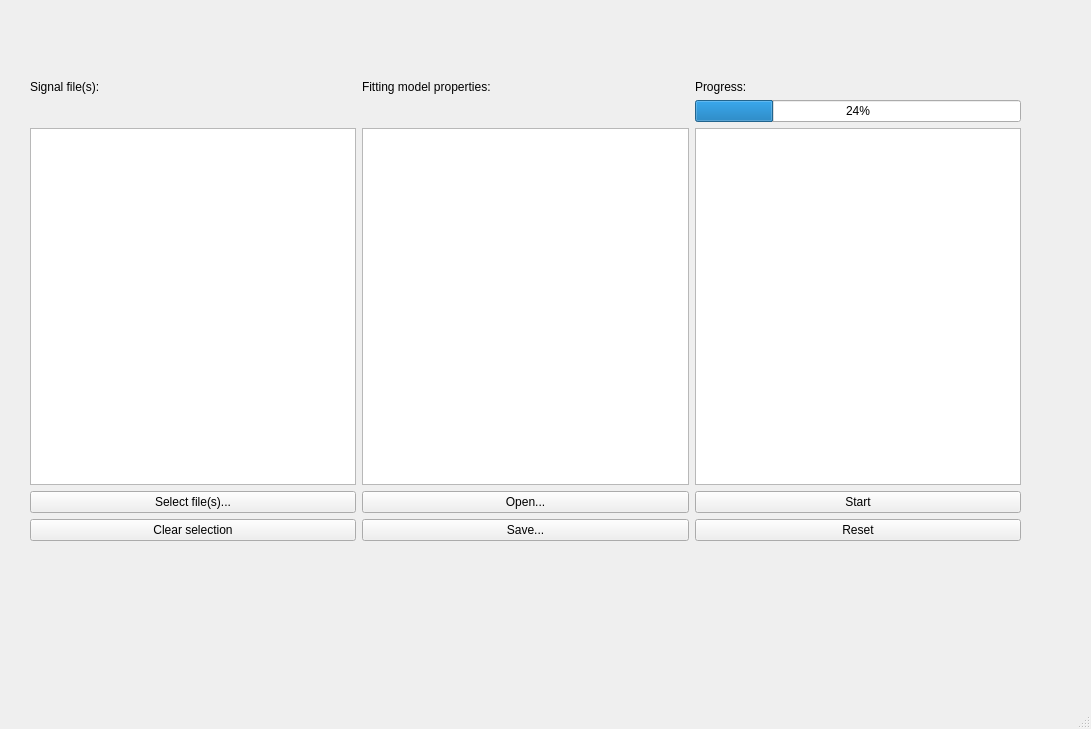
<?xml version="1.0" encoding="UTF-8"?>
<ui version="4.0">
 <class>MainWindow</class>
 <widget class="QMainWindow" name="MainWindow">
  <property name="geometry">
   <rect>
    <x>0</x>
    <y>0</y>
    <width>1091</width>
    <height>729</height>
   </rect>
  </property>
  <property name="windowTitle">
   <string>MainWindow</string>
  </property>
  <widget class="QWidget" name="centralwidget">
   <widget class="QWidget" name="layoutWidget">
    <property name="geometry">
     <rect>
      <x>30</x>
      <y>80</y>
      <width>991</width>
      <height>461</height>
     </rect>
    </property>
    <layout class="QGridLayout" name="gridLayout">
     <item row="1" column="1">
      <spacer name="horizontal_spacer_2">
       <property name="orientation">
        <enum>Qt::Horizontal</enum>
       </property>
       <property name="sizeHint" stdset="0">
        <size>
         <width>248</width>
         <height>20</height>
        </size>
       </property>
      </spacer>
     </item>
     <item row="4" column="2">
      <widget class="QPushButton" name="button_reset">
       <property name="text">
        <string>Reset</string>
       </property>
      </widget>
     </item>
     <item row="0" column="1">
      <widget class="QLabel" name="label_fitting_model_properties">
       <property name="text">
        <string>Fitting model properties:</string>
       </property>
      </widget>
     </item>
     <item row="3" column="0">
      <widget class="QPushButton" name="button_select_files">
       <property name="text">
        <string>Select file(s)...</string>
       </property>
      </widget>
     </item>
     <item row="4" column="1">
      <widget class="QPushButton" name="button_save">
       <property name="text">
        <string>Save...</string>
       </property>
      </widget>
     </item>
     <item row="0" column="0">
      <widget class="QLabel" name="label_signal_files">
       <property name="text">
        <string>Signal file(s):</string>
       </property>
      </widget>
     </item>
     <item row="1" column="2">
      <widget class="QProgressBar" name="progress_bar">
       <property name="value">
        <number>24</number>
       </property>
      </widget>
     </item>
     <item row="3" column="2">
      <widget class="QPushButton" name="button_start">
       <property name="text">
        <string>Start</string>
       </property>
      </widget>
     </item>
     <item row="1" column="0">
      <spacer name="horizontal_spacer_1">
       <property name="orientation">
        <enum>Qt::Horizontal</enum>
       </property>
       <property name="sizeHint" stdset="0">
        <size>
         <width>238</width>
         <height>20</height>
        </size>
       </property>
      </spacer>
     </item>
     <item row="4" column="0">
      <widget class="QPushButton" name="button_clear_selection">
       <property name="text">
        <string>Clear selection</string>
       </property>
      </widget>
     </item>
     <item row="0" column="2">
      <widget class="QLabel" name="label_progress">
       <property name="text">
        <string>Progress:</string>
       </property>
      </widget>
     </item>
     <item row="3" column="1">
      <widget class="QPushButton" name="button_open">
       <property name="text">
        <string>Open...</string>
       </property>
      </widget>
     </item>
     <item row="2" column="2">
      <widget class="QTextEdit" name="text_progress"/>
     </item>
     <item row="2" column="1">
      <widget class="QTextEdit" name="text_fitting_model_properties"/>
     </item>
     <item row="2" column="0">
      <widget class="QTextEdit" name="text_signal_files"/>
     </item>
    </layout>
   </widget>
  </widget>
  <widget class="QMenuBar" name="menubar">
   <property name="geometry">
    <rect>
     <x>0</x>
     <y>0</y>
     <width>1091</width>
     <height>37</height>
    </rect>
   </property>
  </widget>
  <widget class="QStatusBar" name="statusbar"/>
 </widget>
 <resources/>
 <connections/>
</ui>
